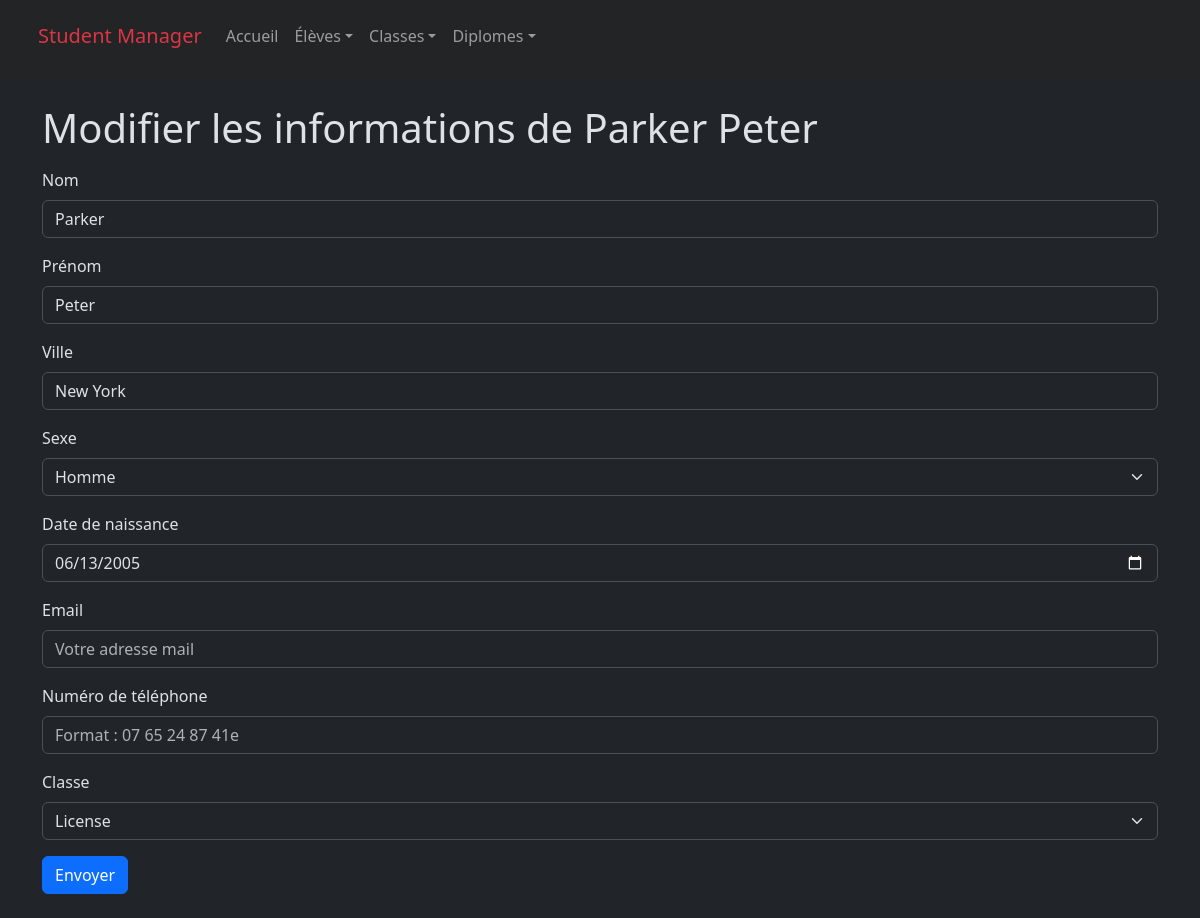
Screenshot of /etudiants/update.php?id=1 with the database file from the repository.
### tables this page shows
CREATE TABLE IF NOT EXISTS etudiant (
    etudiant_id int NOT NULL AUTO_INCREMENT PRIMARY KEY,
    nom varchar(150) NOT NULL,
    prenom varchar(150) NOT NULL,
    ville varchar(150) NOT NULL,
    sexe char(1) NOT NULL,
    naissance date NOT NULL,  
    email varchar(250) NULL UNIQUE,
    phone char(10) NULL UNIQUE, 
    classe_id int NOT NULL,
    CONSTRAINT FK_etudiantClasses FOREIGN KEY (classe_id) REFERENCES Classes(classe_id)
);

CREATE TABLE IF NOT EXISTS Classes (
    classe_id int NOT NULL AUTO_INCREMENT PRIMARY KEY,
    classe varchar(100) NOT NULL UNIQUE
);

### include/variables.php (called while the page is built, shortened)
<?php
require_once(__DIR__ . "/../config/mysql.php");
$classesStatement = $mysqlClient->prepare('SELECT * FROM Classes');
$classesStatement->execute();
$classes = $classesStatement->fetchAll();
$rootUrl = (!empty($_SERVER['HTTPS']) ? 'https' : 'http') . '://' . $_SERVER['HTTP_HOST'] . '/CRUD/';

### etudiants/update.php (the view, shortened to what this page needs)
<?php session_start();
require_once(__DIR__ . "/../config/mysql.php");
require_once(__DIR__ . "/../include/variables.php");
$min = date('Y-m-d', strtotime('18 years ago'));
$lim = date('Y-m-d', strtotime('40 years ago'));
$getData = $_GET;
if (!isset($getData['id']) || !is_numeric($getData['id'])) {
    $_SESSION['ID_ERROR'] = "Il faut un identifiant d'étudiant pour le modifier";
    header("location: index.php");
    exit();
} else {
    $retrieveEtudiantStatement = $mysqlClient->prepare('SELECT * FROM etudiant WHERE etudiant_id = :id');
    $retrieveEtudiantStatement->execute([
        'id' => $getData['id'],
    ]);
    $etudiant = $retrieveEtudiantStatement->fetch(PDO::FETCH_ASSOC);
}
?>
<!DOCTYPE html>
<html lang="fr" data-bs-theme="dark">
<head>
    <link href="https://cdn.jsdelivr.net/npm/bootstrap@5.3.3/dist/css/bootstrap.min.css" rel="stylesheet">
</head>
<body class="d-flex flex-column min-vh-100">
    <?php include_once($rootPath . "/CRUD/include/header.php"); ?>
    <div class="container">
        <h1 class="mt-2 mb-3">Modifier les informations de <?php echo ($etudiant['nom'] . " " . $etudiant['prenom']); ?></h1>
        <form action="<?php echo ($rootUrl . 'etudiants/checking/post_update.php'); ?>" method="POST">
            <div class="mb-3">
                <label for="nom" class="form-label">Nom</label>
                <input type="text" id="nom" name="nom" class="form-control" value="<?php echo strip_tags($etudiant['nom']); ?>">
            </div>
            <div class="mb-3">
                <label for="prenom" class="form-label">Prénom</label>
                <input type="text" id="prenom" name="prenom" class="form-control" value="<?php echo strip_tags($etudiant['prenom']); ?>">
            </div>
            <div class="mb-3">
                <label for="ville" class="form-label">Ville</label>
                <input type="text" id="ville" name="ville" class="form-control" value="<?php echo strip_tags($etudiant['ville']); ?>">
            </div>
            <div class="mb-3">
                <label for="sexe" class="form-label">Sexe</label>
                <select name="sexe" id="sexe" class="form-select">
                    <option value="H" <?php echo $etudiant['sexe'] == "H" ? 'selected' : ''; ?>>Homme</option>
                </select>
            </div>
            <div class="mb-3">
                <label for="naissance" class="form-label">Date de naissance</label>
                <input type='date' id='naissance' name='naissance' class='form-control' max="<?php echo $min; ?>" min="<?php echo $lim; ?>" value="<?php echo ($etudiant['naissance']); ?>">
            </div>
            <div class="mb-3">
                <label for="email" class="form-label">Email</label>
                <input class="form-control" type="email" id="email" name="email" placeholder="Votre adresse mail"
                value="<?php if(isset($etudiant["email"])) {
                    echo strip_tags($etudiant['email']); }?>">
            </div>
            <div class="mb-3">
                <label for="téléphone" class="form-label">Numéro de téléphone</label>
                <input class="form-control" type="tel" id="phone" name="phone" pattern="[0-9]{2} [0-9]{2} [0-9]{2} [0-9]{2} [0-9]{2}" placeholder="Format : 07 65 24 87 41e"
                value="<?php if(isset($etudiant["phone"])) {
                echo strip_tags($etudiant['phone']); }?>">
            </div>
            <div class="mb-3">
                <label for="classe" class="form-label">Classe</label>
                <select name="classe_id" id="classe_id" class="form-select">
                    <?php foreach ($classes as $classe) : ?>
                        <option value="<?php echo $classe["classe_id"]; ?>" <?php echo $etudiant['classe_id'] == $classe["classe_id"] ? 'selected' : ''; ?>><?php echo $classe["classe"]; ?></option>
                    <?php endforeach; ?>
                </select>
            </div>
            <button type="submit" class="btn btn-primary" name="ok">Envoyer</button>
        </form>
        <br />
    </div>
</body>
</html>

### rows the page displays
etudiant: nom "Parker", prenom "Peter", ville "New York", sexe "Homme", naissance "06/13/2005", classe_id "License"
